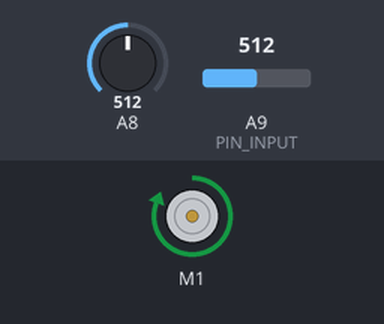
Recording of a sketch running on a simulated Arduino Mega 2560, built with avr-gcc and run on an emulated ATmega2560. On the bench: DC motor (green arrow = forward, orange = backward, longer = faster). Inputs (shaded band) come from the test bench; at power-on: A8 = 512, A9 (PIN_INPUT) = 512. What the sketch prints to the serial monitor is not drawn.

Above: at 1.2 s.
1.3 s: A8 set to 900
At 1.7 s:
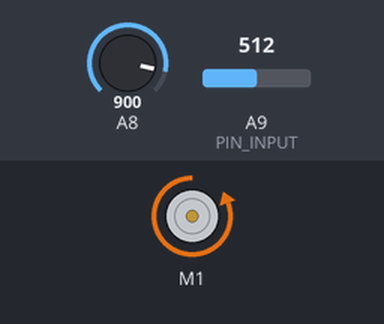
2.8 s: A9 (PIN_INPUT) set to 900
At 4.1 s:
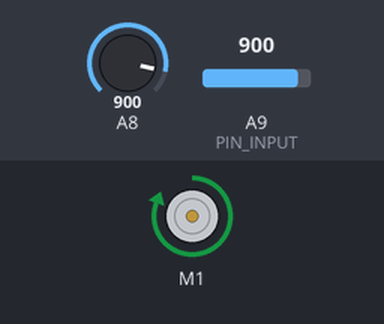
5.8 s: A9 (PIN_INPUT) set to 511
At 6.6 s:
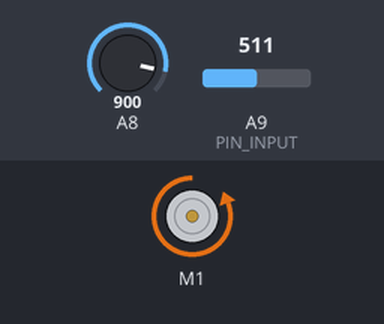
7.3 s: A9 (PIN_INPUT) set to 716
At 7.8 s:
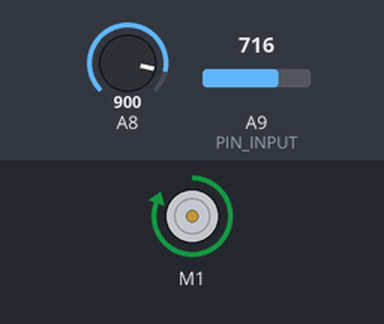
Timing chart, 0 to 9.8 s (numbered marks = the images above; inputs shaded):
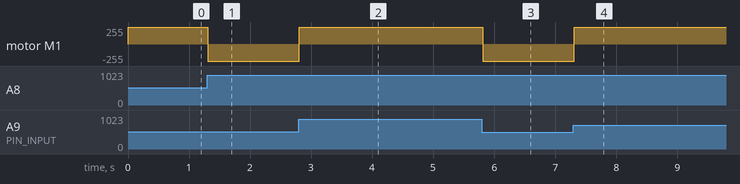

Measured:
- after the input at 1.3 s, motor M1: forward 255/255 → backward 255/255 at once
- after the input at 2.8 s, motor M1: backward 255/255 → forward 255/255 at once
- after the input at 5.8 s, motor M1: forward 255/255 → backward 255/255 at once
- after the input at 7.3 s, motor M1: backward 255/255 → forward 255/255 at once

The sketch:

PID_Basic_test.ino
```cpp
/********************************************************
 * PID Basic Example
 * Reading analog input 0 to control analog PWM output 3
 ********************************************************/

#include <PID_v1_bc.h>
#include <AFMotor.h>
#define PIN_INPUT 9
#define PIN_OUTPUT 3

//Define Variables we'll be connecting to
double Setpoint, Input, Output;

//Specify the links and initial tuning parameters
double Kp=10, Ki=0.02, Kd=0.1;
double uebergabe;
PID myPID(&Input, &Output, &Setpoint, Kp, Ki, Kd, DIRECT);
AF_DCMotor a3(1);  //motor 3 (4) = drehachse unten
void setup()
{Serial.begin(115200);
  //initialize the variables we're linked to
  Input = analogRead(PIN_INPUT);


  //turn the PID on
  myPID.SetMode(AUTOMATIC);
  myPID.SetOutputLimits(-255.0, 255.0);
}


void moverobot (double uebergabe){
  Setpoint= uebergabe;
 Input = analogRead(A8)-analogRead(PIN_INPUT);
  myPID.Compute();
  Serial.print(Input);
  Serial.print(",");
  Serial.println(Output);
  if(Output < 0)
  {a3.setSpeed((Output)*-1);
  a3.run(BACKWARD);}

   if(Output > 0)
  {a3.setSpeed(Output);
  a3.run(FORWARD);}}

void loop()
{ moverobot(250);
}
```
